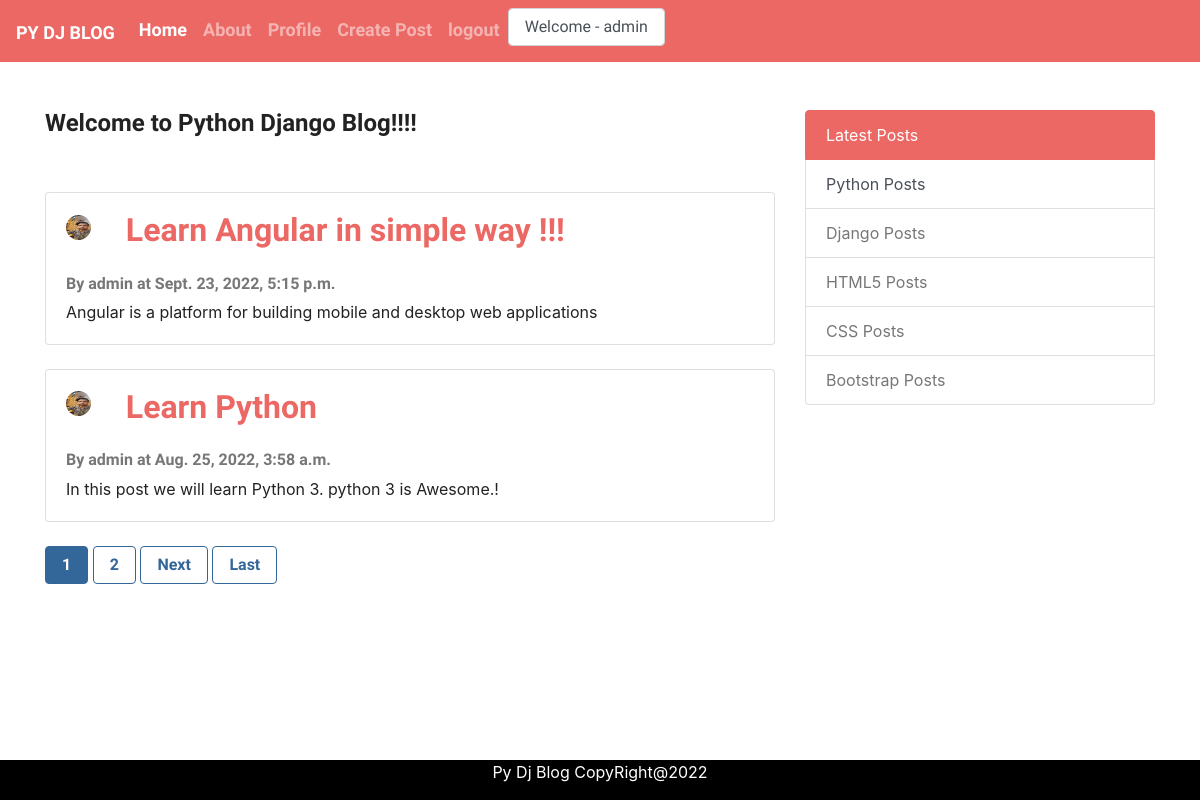
The app's page / (signed in) with its own data.
### blog/models.py (models this page shows, shortened)
class Post(models.Model):
    title = models.CharField(max_length=100)
    content = models.TextField()
    date_posted = models.DateTimeField(default=timezone.now)  # possible values - auto_now = True , auto_now_add = True, default
    author = models.ForeignKey(User,on_delete = models.CASCADE)

### users/models.py (models this page shows, shortened)
class Profile(models.Model):
       user = models.OneToOneField(User, on_delete=models.CASCADE)
       image = models.ImageField(default='profile_pics/default.jpg', upload_to='profile_pics')

### blog/views.py (the view)
# urls.py: path('',PostListView.as_view(),name='home'),
class PostListView(ListView):
    model = Post
    template_name = 'home.html'  # <app>/<model>_<viewtype>.html
    context_object_name = 'posts'
    ordering = ['-date_posted']
    paginate_by = 2

### blog/templates/home.html (shortened to what this page needs)
{% extends 'base.html'%}
{% block content%}
        <h4>Welcome to Python Django Blog!!!!</h4>
        <br/>
        <br/>
        {% for p in posts  %}
        <div class="card">
            <div class="card-body">
              <div class="row">
                <div class="col-md-1">
                  <img class="rounded-circle" style="height:25px;width:25px" src="{{ p.author.profile.image.url }}">
                </div>
                <div  class="col-md-11">
                  <h2><a class="card-title" href="{% url 'post-detail' p.id %}">{{p.title}}</a></h2>
                </div>
              </div>
              <br>
              <h6 class="card-subtitle mb-2 text-muted">By {{p.author}} at {{p.date_posted}} <br/>
              </h6>
              <p class="card-text" style='white-space:pre'>{{p.content}}</p>
            </div>
        </div>
        <br/>
        {% endfor %}
        {% if is_paginated %}
      {% for num in page_obj.paginator.page_range %}
        {% if page_obj.number == num %}
          <a class="btn btn-info mb-4" href="?page={{ num }}">{{ num }}</a>
        {% elif num > page_obj.number|add:'-3' and num < page_obj.number|add:'3' %}
          <a class="btn btn-outline-info mb-4" href="?page={{ num }}">{{ num }}</a>
        {% endif %}
      {% endfor %}
      {% if page_obj.has_next %}
        <a class="btn btn-outline-info mb-4" href="?page={{ page_obj.next_page_number }}">Next</a>
        <a class="btn btn-outline-info mb-4" href="?page={{ page_obj.paginator.num_pages }}">Last</a>
      {% endif %}
    {% endif %}
{% endblock %}

### templates/base.html (shortened to what this page needs)
{% load static %}
<!DOCTYPE html>
<html lang="en">
<head>
    <link rel="stylesheet" type="text/css" href="{% static 'css/bootstrap.min.css'%}">
    <link rel="stylesheet" type="text/css" href="{% static 'css/custom.css'%}">
</head>
<body>
    <nav class="navbar navbar-expand-lg navbar-dark bg-primary">
        <a class="navbar-brand" href="#">Py DJ Blog</a>
        <div class="collapse navbar-collapse" id="navbarColor01">
          <ul class="navbar-nav mr-auto">
            <li class="nav-item active">
              <a class="nav-link" href="{% url 'home' %}">Home <span class="sr-only">(current)</span></a>
            </li>
            <li class="nav-item">
              <a class="nav-link" href="{% url 'about' %}">About</a>
            </li>
            {% if user.is_authenticated %}
              <li class="nav-item">
                <a class="nav-link" href="{% url 'profile' %}">Profile</a>
              </li>
              <li class="nav-item">
                <a class="nav-link" href="{% url 'post-create' %}">Create Post</a>
              </li>
              <li class="nav-item">
                <a class="nav-link" href="{% url 'logout' %}">logout</a>
              </li>
              <li>
                <label class="form-control">Welcome - {{ user.username }}</label>
              </li>
            {% endif %}
          </ul>
        </div>
      </nav>
    <br/>
    <br/>
    <div class="container">
      <div class="row">
      <div class="col-sm-8">
        {% block content%}
        {% endblock %}
      </div>
      <div class="col-sm-4">
        <div class="list-group">
          <a href="#" class="list-group-item list-group-item-action active">
            Latest Posts
          </a>
          <a href="#" class="list-group-item list-group-item-action">
            Python Posts
          </a>
          <a href="#" class="list-group-item list-group-item-action disabled">
            Django Posts
          </a>
          <a href="#" class="list-group-item list-group-item-action disabled">
            HTML5 Posts
          </a>
          <a href="#" class="list-group-item list-group-item-action disabled">
            CSS Posts
          </a>
          <a href="#" class="list-group-item list-group-item-action disabled">
            Bootstrap Posts
          </a>
        </div>
      </div>
    </div>
    </div>
  <div class="footer">
      <p>Py Dj Blog CopyRight@2022</p>
  </div>
</body>
</html>

### static/css/custom.css (style rules this page uses)
.footer { position: fixed; left: 0; bottom: 0; width: 100%; background-color:#000000; color: white; text-align: center; }

### records on screen
Post: author.profile.image (picture), title "Learn Angular in simple way !!!", author "admin", date_posted "Sept. 23, 2022, 5:15 p.m.", content "Angular is a platform for building mobile and desktop web applications"
Post: author.profile.image (picture), title "Learn Python", author "admin", date_posted "Aug. 25, 2022, 3:58 a.m.", content "In this post we will learn Python 3. python 3 is Awesome.!"

### other values on screen
{{ user.username }} "admin"
{{ num }} "1"
{{ num }} "2"
